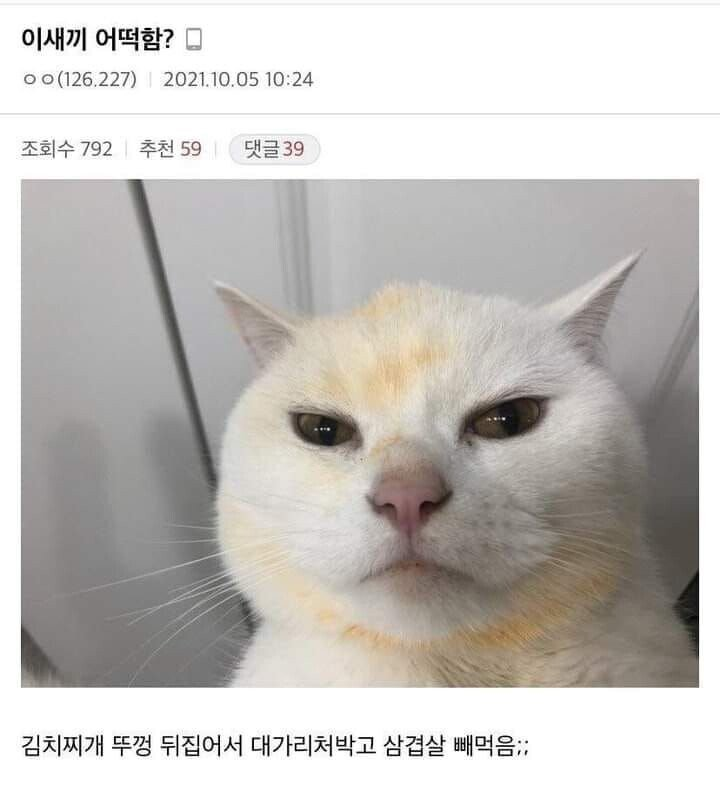
//> input picture img/cat.jpg, 720 x 805 px
$ ./2-box-filter   (built with g++ and OpenCV 4)
//> lines starting //> are read from the running program, lines starting //| are printed output that depends on the picture
#include <opencv2/highgui.hpp>
#include <iostream>

#ifdef _DEBUG
#pragma comment (lib, "opencv_world4110d")
#else
#pragma comment (lib, "opencv_world4110")
#endif

using namespace cv;
using namespace std;

// 박스 필터를 구현한 함수. 모든 픽셀을 순회하는데,
// 각 픽셀 (x, y)를 중심으로 (2*a + 1) x (2*b + 1) 크기의 필터를 가지고 박스-필터링함.
// 경계에서는 제로 패딩 대신 반사 패딩(Reflection padding) 방식을 사용하고 있음.
//
// src: 입력 이미지, dst: 출력 이미지.
// a: x축 커널 반지름, b: y축 커널 반지름.
//
// 참조 방식으로 매개변수를 전달하고 있음. 함수 내에서 저 변수를 수정할 시 그 원본 또한 수정됨.
void box(const Mat& src, Mat& dst, int a, int b) {
    dst.create(src.size(), src.type()); // src와 동일한 크기 및 타입으로 행렬(이미지) dst를 만듦.

    // 모든 픽셀에 대해 순회함.
    for (int y = 0; y < src.rows; y++) {
        for (int x = 0; x < src.cols; x++) {
            float sum = 0;

            // 아래 계산을 통해 필터의 왼쪽 아래부터 오른쪽 위까지의 필터링 결과를 구하고 있음.
            // 커널 영역 탐색 (y-b ~ y+b)
            for (int t = -b; t <= b; t++) {
                // 커널 영역 탐색 (x-a ~ x+a)
                for (int s = -a; s <= a; s++) {
                    // 각 상하좌우 경계들에 대한 반사 패딩 적용.
                    int xx = x + s;
                    int yy = y + t;
                    if (xx < 0) xx = -xx; // 좌측
                    if (xx >= src.cols) xx = src.cols * 2 - xx - 1; // 우측
                    if (yy < 0) yy = -yy; // 위쪽
                    if (yy >= src.rows) yy = src.rows * 2 - yy - 1; // 아래쪽

                    // 가중치를 픽셀에 곱한 결과 계산 및 누적.
                    // 여기서, 가중치들 총 합이 1이 되어야 하므로 필터 크기로 정규화.
                    sum += 1 / float((2 * a + 1) * (2 * b + 1)) * src.at<float>(yy, xx);
                }
            }
            // 아까 구한 가중치를 곱한 픽셀값들의 합을 최종 결과 이미지에 저장.
            dst.at<float>(y, x) = sum;
        }
    }
}

// 참고) Mat.at<type>(row, col) 함수: 특정 위치의 값에 접근할 때 쓰는 함수.
// <type>에는 해당 이미지의 타입을, (row, col)에는 좌표를 넣어주면 됨.
// ex1. src.at<float>(y, x) → float 타입 이미지 (CV_32FC1)
// ex2. src.at<uchar>(y, x) → 8비트 흑백 이미지 (CV_8UC1)
// ex3. src.at<cv::Vec3b>(y, x) → 8비트 컬러 이미지 (CV_8UC3)

int main()
{
    // 두 번째 인자는 '컬러로 읽을까요?' 하고 물어보는 거임. 0: 흑백, Default: 컬러.
    // 필터 구현을 컬러로 할 거면 RGB값을 각각 다뤄줘야 함. 귀찮아!!
    // 그래서 우리는 흑백으로 밝기 하나만 가지고 다룰 거임. 따라서 인자를 0으로 넘겨줌.
    Mat src = imread("../img/cat.jpg", 0);
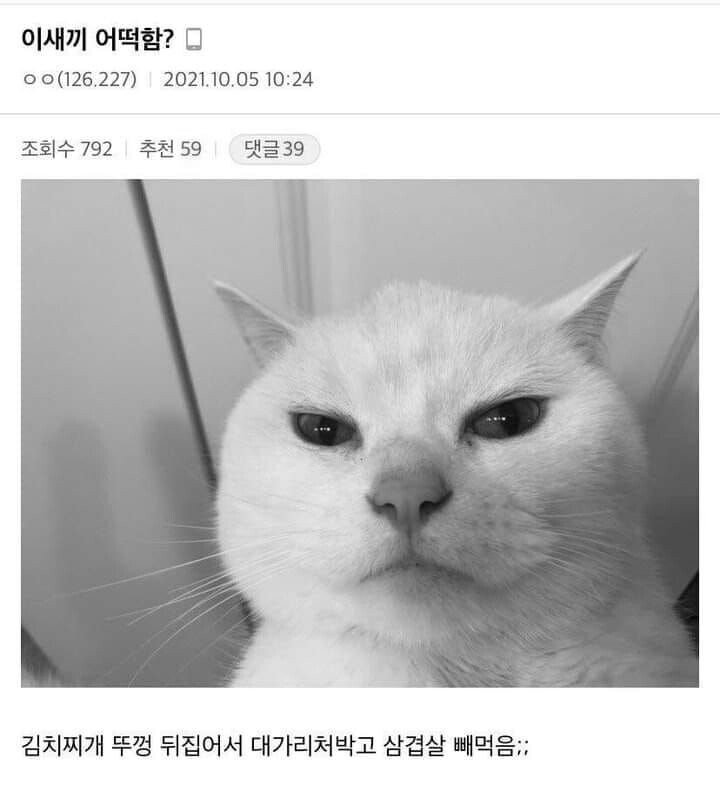
//> src: 805 rows x 720 cols, CV_8UC1; min 0, max 255, mean 195.8
    if (src.empty()) {
        cout << "Error: Could not load image!" << endl;
        return -1;
    }
    src.convertTo(src, CV_32F, 1 / 255.f);
//> src: 805 rows x 720 cols, CV_32FC1

    Mat dst;
    // 인자: 원본 이미지, 결과 이미지, 필터 너비, 필터 높이.
    box(src, dst, 4, 4); // 이거 0, 0으로 주면은 그냥 원본이랑 똑같이 나옴.
//> after the loop in box, `for (int y = 0; y < src.rows; y++)`:
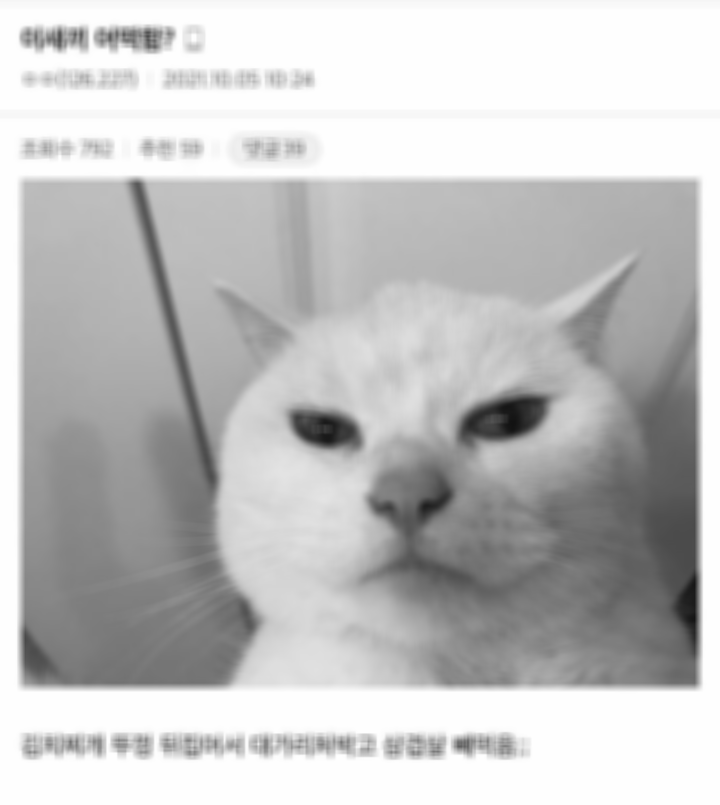
//> dst: 805 rows x 720 cols, CV_32FC1; min 0.0711, max 1, mean 0.768
    imshow("MyLittleCat", dst);

    Mat saveimg;
    dst.convertTo(saveimg, CV_8U, 255.0);
    imwrite("../img/res_img/cat_box_filtered.jpg", saveimg);
    waitKey();
}

$ run again, with img/paris.jpg copied over img/cat.jpg
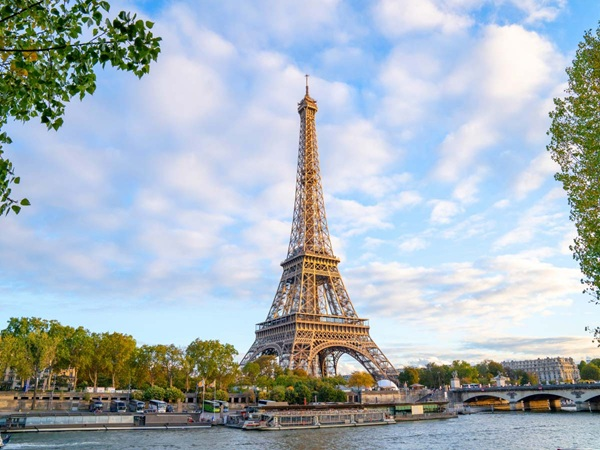
//> input picture img/paris.jpg, 600 x 450 px
//> `Mat src = imread("../img/cat.jpg", 0);`:
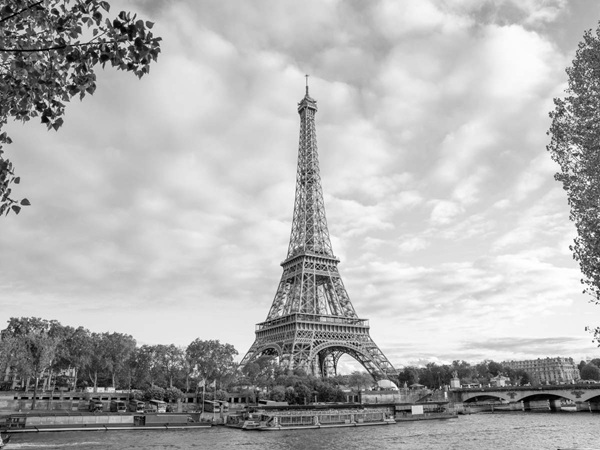
//> src: 450 rows x 600 cols, CV_8UC1; min 0, max 255, mean 177.2
//> after the loop in box, `for (int y = 0; y < src.rows; y++)`:
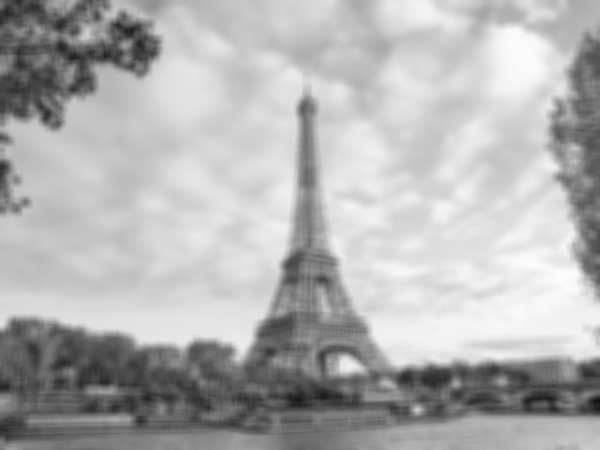
//> dst: 450 rows x 600 cols, CV_32FC1; min 0.0651, max 0.993, mean 0.695
